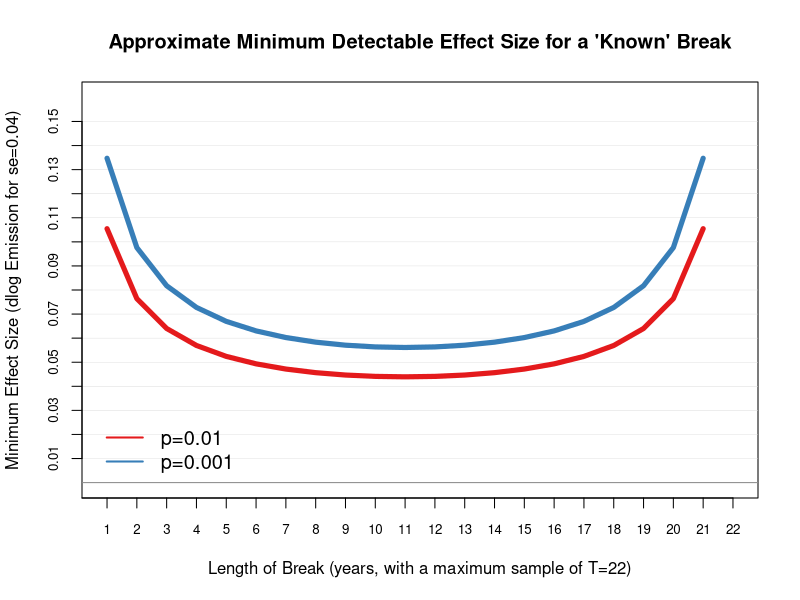

The R source for this figure:
#### Approximate Minimum Detectable Effect Size (assuming a known single shift in a single time series model, based on CDHP 2015)

setwd("F:\\Desktop\\科研项目\\1.负责科研项目\\Climate Policy DID Science-厦大_北师大\\Science")

T <- 22 #time series length
Tsi <- matrix(NA, ncol=1, nrow=T)
for (i in 1:T){
  Tsi[i] <- i*(T-i)/T
}

c01 <- abs(qnorm(0.01/2))
c001 <- abs(qnorm(0.001/2))

lam <- seq(0, 5, 0.5)
sigma <- 0.04 #approx s.e. of regression

p01 <- (c01/sqrt(Tsi))*sigma
p001 <- (c001/sqrt(Tsi))*sigma

ticks <- c(seq(0.01, 0.15, 0.01))
ticksx <- seq(0, 22, 1)

pdf("approx_power_v1.pdf", width=10, height=9)

plot(p01, col="#e41a1c", lwd=2,type="l", ylim=c(0, 0.16), yaxt='n', xaxt="n", cex.axis=0.8, xlab="Length of Break (years, with a maximum sample of T=22)", ylab="Minimum Effect Size (dlog Emission for se=0.04)", main="Approximate Minimum Detectable Effect Size for a 'Known' Break")
lines(p001, col="#377eb8", lwd=2)

abline(h=ticks, col="gray85", lwd=0.4)

lines(p01, col="#e41a1c", lwd=5)
lines(p001, col="#377eb8", lwd=5)

abline(h=0, lty=1, col="gray55")
legend("bottomleft", 
       legend = c("p=0.01", "p=0.001"), 
       col = c("#e41a1c", "#377eb8"),
       lty = c(1, 1),
       lwd = c(2,2),  
       bty = "n", 
       pt.cex = 2, 
       cex = 1.2, 
       text.col = "black", 
       horiz = F , 
       inset = c(0.01, 0.03))

axis(2, labels=ticks, at=ticks, cex.axis=0.8)
axis(1, labels=ticksx, at=ticksx, cex.axis=0.8)

dev.off()






